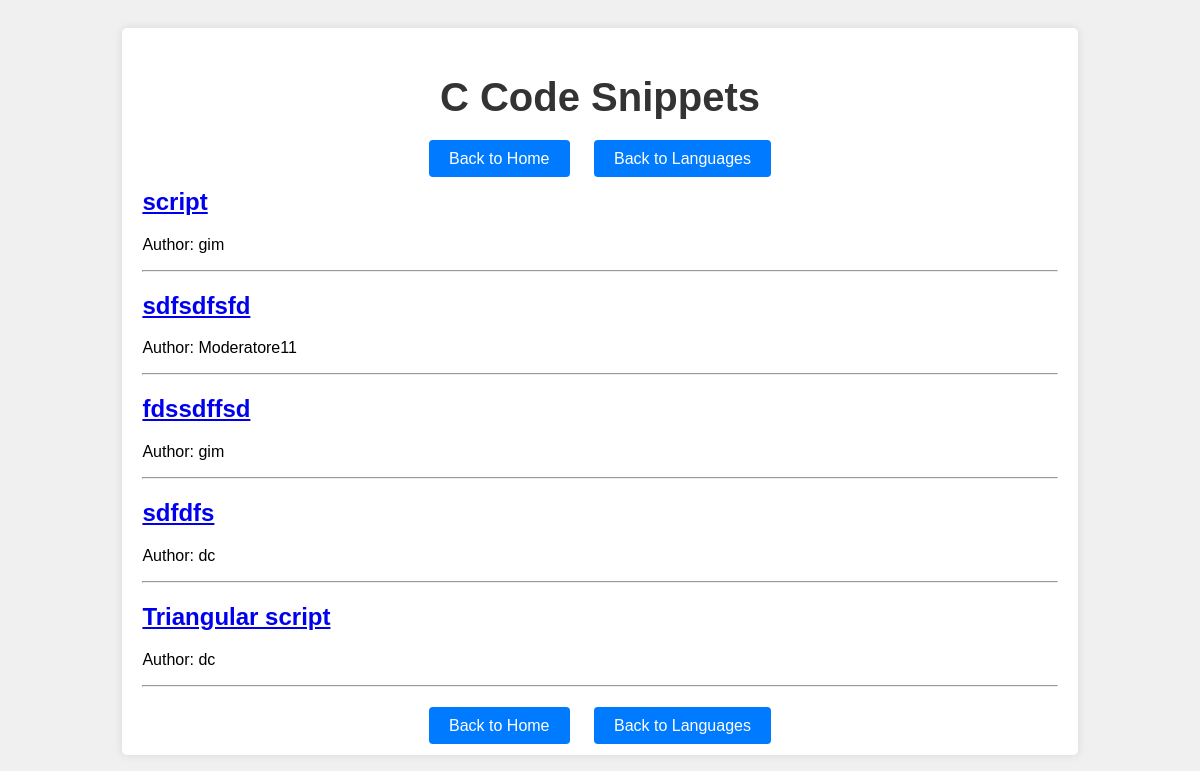
The page /snippets/languages/c/ on the database its author committed.
### snippets/models.py (models this page shows, shortened)
class Language(models.Model):
    name = models.CharField(max_length=100)
    slug = models.SlugField(unique=True)  # Readable string
    language_code = models.CharField(max_length=50)
    class Meta:
        ordering = ['name']

class Snippet(models.Model):
    title = models.CharField(max_length=255)
    language = models.ForeignKey(Language, related_name='snippets', on_delete=models.CASCADE)
    author = models.ForeignKey(User, related_name='snippets', on_delete=models.CASCADE)
    description = models.TextField()
    description_html = models.TextField(editable=False)
    code = models.TextField()
    highlighted_code = models.TextField(editable=False)
    pub_date = models.DateTimeField(default=timezone.now, editable=False)
    update_date = models.DateTimeField(default=timezone.now, editable=False)
    tags = models.CharField(max_length=255, default='')
    class Meta:
        ordering = ['-pub_date']

### snippets/views/languages.py (the view)
# urls.py: path('languages/<slug:slug>/', LanguageDetailView.as_view(), name='language_detail'),
class LanguageDetailView(DetailView):
    model = Language
    template_name = 'snippets/templates/languages/language_detail.html'
    context_object_name = 'language'
    def get_context_data(self, **kwargs):
        context = super().get_context_data(**kwargs)
        context['snippets'] = self.object.snippets.all()
        return context

### snippets/templates/languages/language_detail.html (shortened to what this page needs)
{% load static %}
<!DOCTYPE html>
<html lang="en">
<head>
    <link rel="stylesheet" href="{% static 'css/snippet_detail.css' %}">
    <link rel="stylesheet" href="{% static 'css/pygments.css' %}">
</head>
<body>
<div class="container">
    <header>
        <h1>{{ language.name }} Code Snippets</h1>
    </header>
    <footer>
        <a href="{% url 'home' %}" class="btn">Back to Home</a>
        <a href="{% url 'language_list' %}" class="btn">Back to Languages</a>
    </footer>
    <main>
        {% for snippet in snippets %}
            <div class="snippet">
                <div class="snippet-title">
                    <h2><a href="{% url 'snippet_detail' snippet.pk %}">{{ snippet.title }}</a></h2>
                </div>
                <div class="snippet-meta">
                    <p>Author: {{ snippet.author }}</p>
                </div>
                <hr>
            </div>
        {% endfor %}
    </main>
    <footer>
        <a href="{% url 'home' %}" class="btn">Back to Home</a>
        <a href="{% url 'language_list' %}" class="btn">Back to Languages</a>
    </footer>
</div>
</body>
</html>

### static/css/snippet_detail.css (style rules this page uses)
body { font-family: Arial, sans-serif; background-color: #f0f0f0; padding: 20px; }
.container { width: 80%; max-width: 1200px; margin: 0 auto; background-color: #fff; border-radius: 5px; box-shadow: 0 0 10px rgba(0, 0, 0, 0.1); padding: 20px; }
header { text-align: center; margin-bottom: 30px; }
header h1 { font-size: 2.5rem; color: #333; }
main { text-align: left; }
footer { margin-top: 30px; text-align: center; }
.btn { padding: 10px 20px; font-size: 1rem; background-color: #007bff; color: #fff; border: none; border-radius: 4px; cursor: pointer; text-decoration: none; margin: 0 10px; }

### rows shown on the page
Language: name "C"
Snippet: title "script", author "gim"
Snippet: title "sdfsdfsfd", author "Moderatore11"
Snippet: title "fdssdffsd", author "gim"
Snippet: title "sdfdfs", author "dc"
Snippet: title "Triangular script", author "dc"
